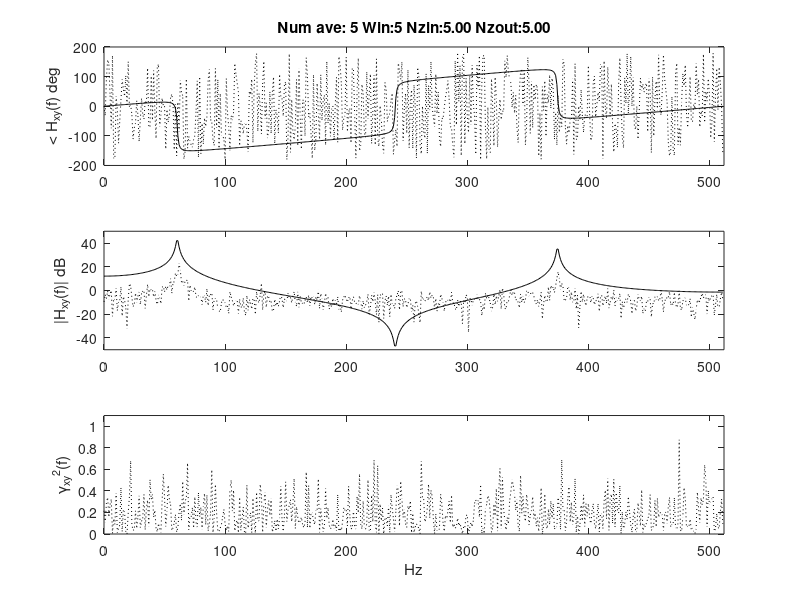
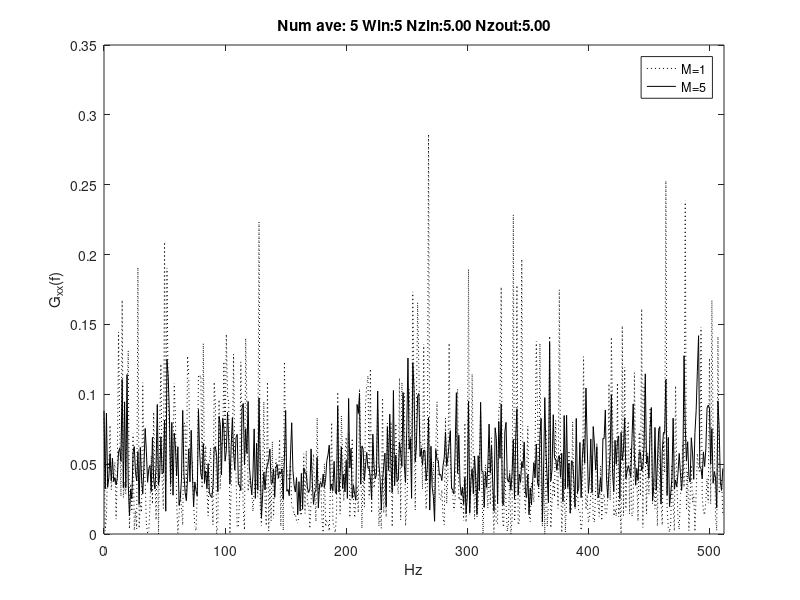
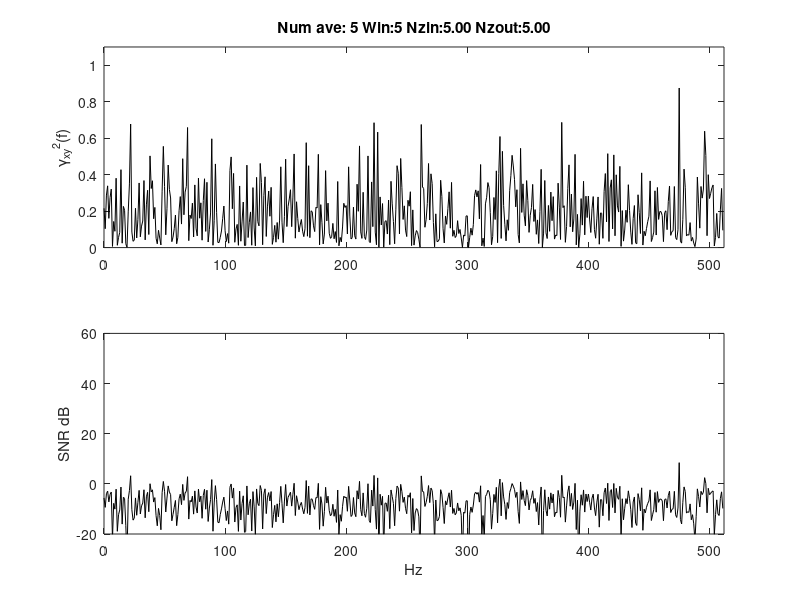
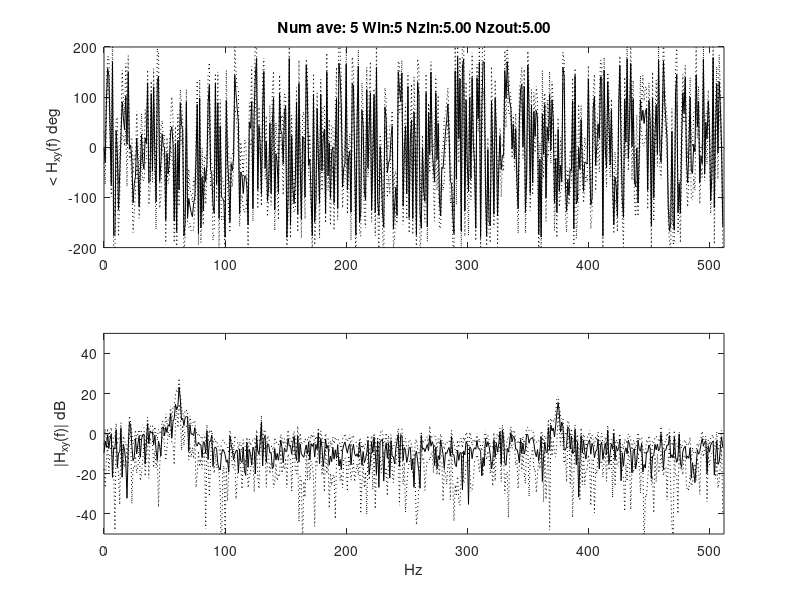

Here is the MATLAB script that generated these plots, in order:
% transfer function and coherence example

fs=1024;    % sample rate
T=1/fs;
npts=1024;
n=1:npts;
f=0:fs/npts:fs*(1-1/npts);  % frequency array in Hz starts at 0 Hz

% system poles and zeros defined by frequency and damping
fz1=240.5;
sigz1=-5;

fp1=374.5;
sigp1=-5;

fp2=60.5;
sigp2=-5;

j=sqrt(-1);     % old school

% s-plane poles and zeros
sz1=sigz1+j.*2.*pi.*fz1;
sz1c=sigz1-j.*2.*pi.*fz1;

sp1=sigp1+j.*2.*pi.*fp1;
sp1c=sigp1-j.*2.*pi.*fp1;

sp2=sigp2+j.*2.*pi.*fp2;
sp2c=sigp2-j.*2.*pi.*fp2;


%
% digital domin
%

% linear mapping s to z planes
zz1=exp(sz1.*T);
zz1c=exp(sz1c.*T);
zp1=exp(sp1.*T);
zp1c=exp(sp1c.*T);
zp2=exp(sp2.*T);
zp2c=exp(sp2c.*T);

% partial fraction expansion coeffs
Az=((zp1-zz1)*(zp1-zz1c))/((zp1-zp1c)*(zp1-zp2)*(zp1-zp2c));
Bz=((zp1c-zz1)*(zp1c-zz1c))/((zp1c-zp1)*(zp1c-zp2)*(zp1c-zp2c));
Cz=((zp2-zz1)*(zp2-zz1c))/((zp2-zp1)*(zp2-zp1c)*(zp2-zp2c));
Dz=((zp2c-zz1)*(zp2c-zz1c))/((zp2c-zp1)*(zp2c-zp1c)*(zp2c-zp2));

% ta-da!  impulse response in z domain - size of FFT in n
hz=Az*zp1.^n+Bz*zp1c.^n+Cz*zp2.^n+Dz*zp2c.^n;

wind=ones([1,npts]);
winflag=input('Hanning Window (y/n): ','s');
if winflag == 'y' | winflag == 'Y'
  wind=sqrt(3/8).*(1-cos(2*pi*n/npts));    % sqr 3/8 broadband normalization!
  %wind=(1-cos(2*pi*n/npts));    % no broadband normalization!
end

Gxy=zeros([1,npts]);    % cross spectrum
Gxx=zeros([1,npts]);    % input auto spectrum
Gyy=zeros([1,npts]);    % output auto spectrum

nd=input('number of averages?: ');
insnr=input('Input noise level: ');         % this is input corrupting noise
outnlev=input('Output noise level: ');      % this is output corrupting noise

H=fft(hz);  % true transfer function - note no 1/N because of how we defined hz
U=randn(npts*nd,1);
V=filter(hz,1,U);

% nd is the number of data blocks
for k=1:nd,

%    U=randn(npts,1);                        % noiseless signals
%    Uf=fft(U);
%    Vf=H.*Uf.';
%    V=ifft(Vf).';
    
    X=wind.*(U((k-1)*npts+1:k*npts)+insnr.*randn(npts,1))';      % noisy signals
    FX=fft(X)./npts;

    Y=wind.*(V((k-1)*npts+1:k*npts)+outnlev.*randn(npts,1))';
    FY=fft(Y)./npts;

    Gxy=Gxy+2.*conj(FX).*FY./nd;    % factor of 2 applied for non-zero Hz bins
    Gxx=Gxx+2.*conj(FX).*FX./nd;    % this is actually wrong at 0 Hz but OK in Hxy
    Gyy=Gyy+2.*conj(FY).*FY./nd;

end

% given cross and autospectra its easy to get the transfer fcn and
% coherence
Hxy=Gxy./Gxx;
gammxysq=conj(Gxy).*Gxy./(Gxx.*Gyy);

errlim=1e-10;   % this is so we don't divide by zero when nd=1
snrsq=gammxysq./(ones(size(gammxysq))-gammxysq+errlim);    % see how easy snr-squared is?

F=f(1:npts/2);  % convenient plot range
rad2deg=180/pi;

titbuf=sprintf('Num ave: %d Win:%s Nzin:%.2f Nzout:%.2f',nd,winflag,insnr,outnlev);
figure(1);
subplot(3,1,1),plot(F,rad2deg.*angle(Hxy(1:npts/2)),'k:',F,rad2deg.*angle(H(1:npts/2)),'k');
axis([0 fs/2 -200 200]);
ylabel('< H_{xy}(f) deg');
title(titbuf);
subplot(3,1,2),plot(F,20.*log10(abs(Hxy(1:npts/2))),'k:',F,20.*log10(abs(H(1:npts/2))),'k');
axis([0 fs/2 -50 50]);
ylabel('|H_{xy}(f)| dB');
subplot(3,1,3),plot(F,gammxysq(1:npts/2),'k:');
axis([0 fs/2 0 1.1]);
ylabel('{\gamma_{xy}}^2(f)');
xlabel('Hz');

figure(2);
plot(F,2.*conj(FX(1:npts/2)).*FX(1:npts/2),'k:');
hold on;
plot(F,Gxx(1:npts/2),'k');
hold off;
ylabel('G_{xx}(f)');
xlabel('Hz');
v=axis;
title(titbuf);
axis([0 fs/2 0 v(4)]);
lbuff=sprintf('M=%d',nd);
legend('M=1',lbuff);

figure(3);
subplot(2,1,1),plot(F,gammxysq(1:npts/2),'k');
axis([0 fs/2 0 1.1]);
ylabel('{\gamma_{xy}}^2(f)');
title(titbuf);
subplot(2,1,2),plot(F,10.*log10(snrsq(1:npts/2)),'k');
ylabel('SNR dB');
xlabel('Hz');
axis([0 fs/2 -20 60]);


% lets show the error bounds on the transfer fcn mag and phase.
sigH=abs(Hxy(1:npts/2)).*sqrt(1./(2.*nd.*snrsq(1:npts/2)));
sigT=atan(sqrt(1./(2.*nd.*snrsq(1:npts/2))));

sigTp=rad2deg.*(angle(Hxy(1:npts/2)) + sigT);
sigTm=rad2deg.*(angle(Hxy(1:npts/2)) - sigT);

sigHp=abs(Hxy(1:npts/2))+sigH(1:npts/2);
sigHm=abs(Hxy(1:npts/2))-sigH(1:npts/2);

figure(4);
subplot(2,1,1),plot(F,rad2deg.*angle(Hxy(1:npts/2)),'k',F,sigTp,'k:',F,sigTm,'k:');
axis([0 fs/2 -200 200]);
ylabel('< H_{xy}(f) deg');
title(titbuf);
subplot(2,1,2),plot(F,20.*log10(abs(Hxy(1:npts/2))),'k',F,20.*log10(sigHp),'k:',F,20.*log10(sigHm),'k:');
axis([0 fs/2 -50 50]);
ylabel('|H_{xy}(f)| dB');
xlabel('Hz');
